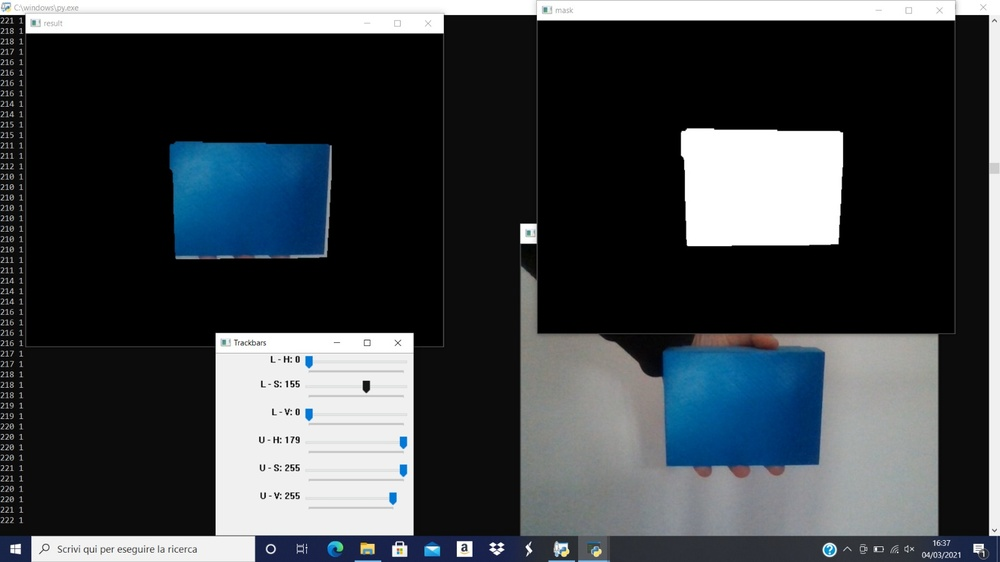
#> input picture codice/color_dect_blue.jpeg, 1000 x 562 px, shrunk from 1600 x 900 before the run, given in place of the camera
$ python prova_cv.py
#> lines starting #> are read from the running program, lines starting #| are printed output that depends on the picture; after the words box and inside, x2 and y2 are one past the last pixel; in counts of white or black regions, pixels touching at a corner belong together
import cv2
import numpy as np

kernel = np.ones((8 ,8), np.uint8)

def nothing(x):
    pass

cap = cv2.VideoCapture(0)       #utilizza cam di default (0)
cv2.namedWindow("Trackbars")
'''cap.set(3, 640)
cap.set(4, 480)'''
cap.set(10, 100)        #lucentezza della cam

cv2.createTrackbar("L - H", "Trackbars", 0, 179, nothing)
#> slider 'L - H' is set to 35
cv2.createTrackbar("L - S", "Trackbars", 0, 255, nothing)
#> slider 'L - S' is set to 51
cv2.createTrackbar("L - V", "Trackbars", 0, 255, nothing)
#> slider 'L - V' is set to 51
cv2.createTrackbar("U - H", "Trackbars", 179, 179, nothing)
cv2.createTrackbar("U - S", "Trackbars", 255, 255, nothing)
cv2.createTrackbar("U - V", "Trackbars", 255, 255, nothing)


'''    #min = [0, 0, 0]         max e min scala colori openCV
    #max = [180, 255, 255]
'''

while True:
    _, frame = cap.read()       # _ bool per vedere se la cattura dal frame dalla cam ha avuto successo o meno, img frame della cam
#> frame is the input picture: shape (562, 1000, 3); mean B, G, R 72.7, 68.5, 63.4
    frameFlip = cv2.flip(frame, 1)
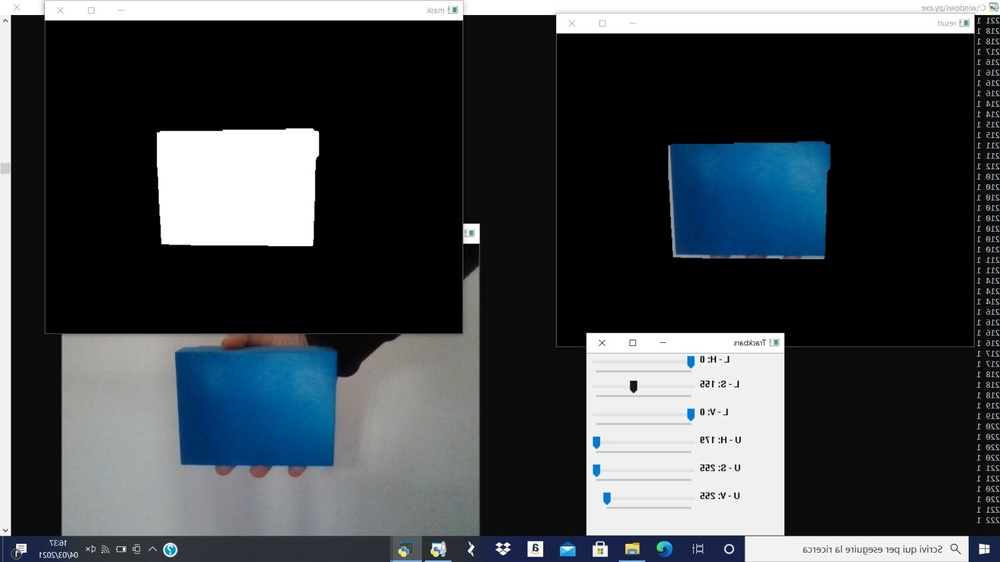
#> frameFlip: shape (562, 1000, 3); mean B, G, R 72.7, 68.5, 63.4
    hsv = cv2.cvtColor(frameFlip, cv2.COLOR_BGR2HSV)       #converto il frame da BGR in HSV    (H colore, S concentrazione colore, V lucentezza colore)
#> hsv: shape (562, 1000, 3); mean H, S, V 23.6, 25.5, 73.2


    l_h = cv2.getTrackbarPos("L - H", "Trackbars")
    l_s = cv2.getTrackbarPos("L - S", "Trackbars")
    l_v = cv2.getTrackbarPos("L - V", "Trackbars")
    u_h = cv2.getTrackbarPos("U - H", "Trackbars")
    u_s = cv2.getTrackbarPos("U - S", "Trackbars")
    u_v = cv2.getTrackbarPos("U - V", "Trackbars")

    lower_blue = np.array([l_h, l_s, l_v])
    upper_blue = np.array([u_h, u_s, u_v])
    mask = cv2.inRange(hsv, lower_blue, upper_blue)
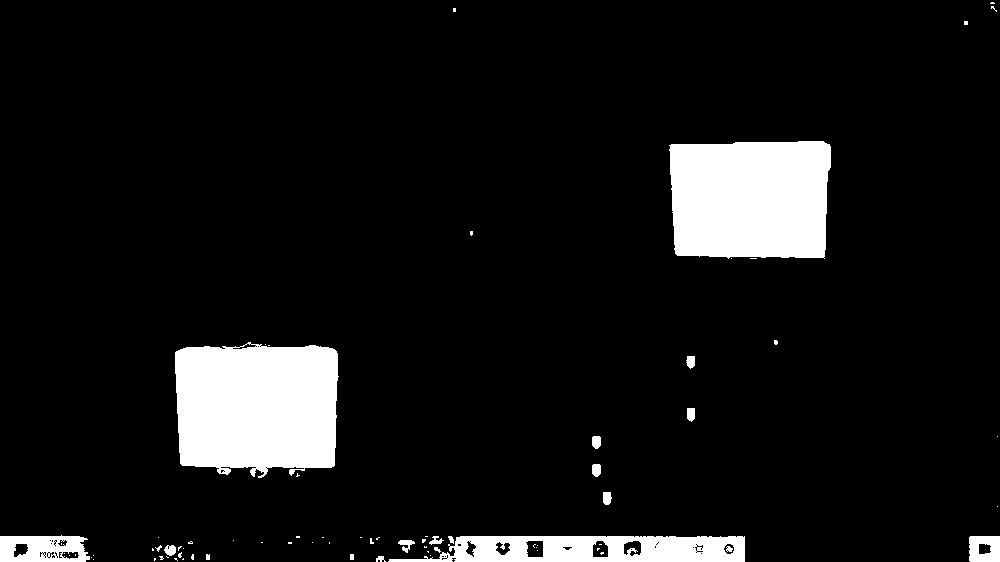
#> mask: shape (562, 1000); 8.5% white; 74 white regions (55 under 20 px), largest, box (x1, y1, x2, y2) and area: (175, 342, 339, 478) 19406, (669, 141, 831, 259) 17789, (388, 536, 745, 562) 6816

    mask = cv2.erode(mask, kernel, iterations=5)
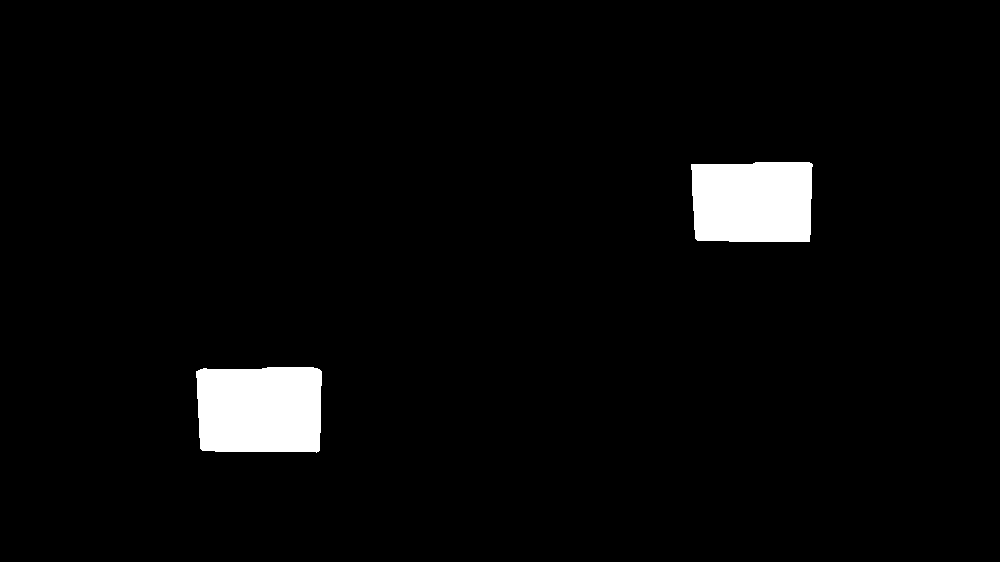
#> mask: shape (562, 1000); 3.5% white; 2 white regions, box (x1, y1, x2, y2) and area: (196, 367, 322, 453) 10278, (691, 162, 813, 242) 9307
    mask = cv2.dilate(mask, kernel, iterations=5)
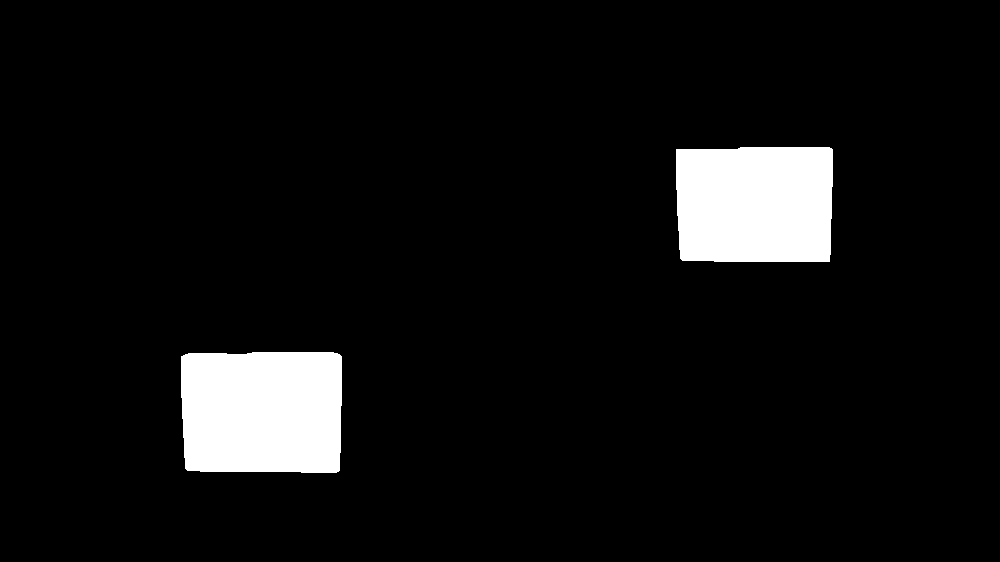
#> mask: shape (562, 1000); 6.5% white; 2 white regions, box (x1, y1, x2, y2) and area: (181, 352, 342, 473) 18958, (676, 147, 833, 262) 17602
    opening = cv2.morphologyEx(mask, cv2.MORPH_OPEN, kernel)
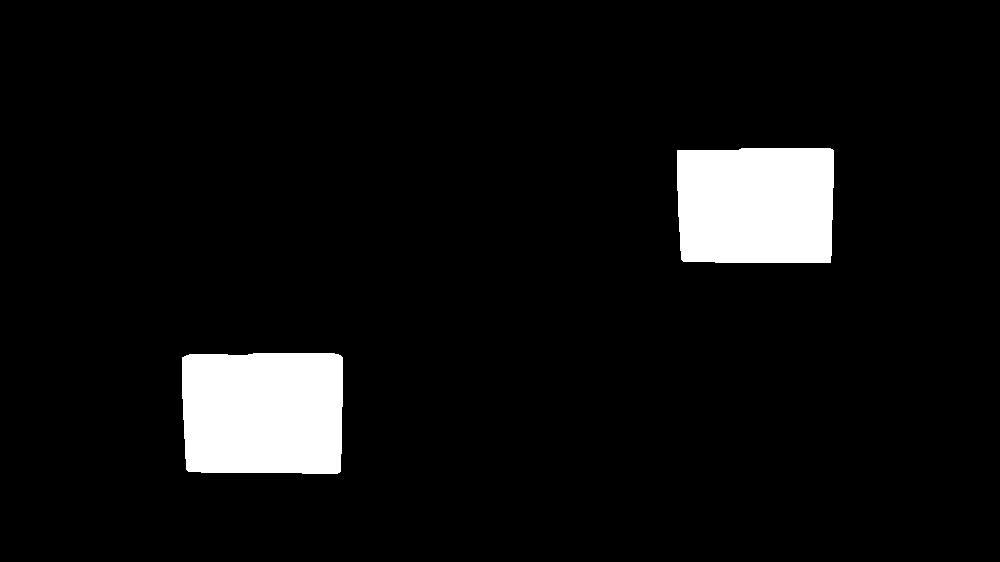
#> opening: shape (562, 1000); 6.5% white; 2 white regions, box (x1, y1, x2, y2) and area: (182, 353, 343, 474) 18958, (677, 148, 834, 263) 17602

    x, y, w, h = cv2.boundingRect(opening)
#> x = 182; y = 148; w = 652; h = 326

    print(x,"1")
#| 182 1

    result = cv2.bitwise_and(frameFlip, frameFlip, mask=mask)
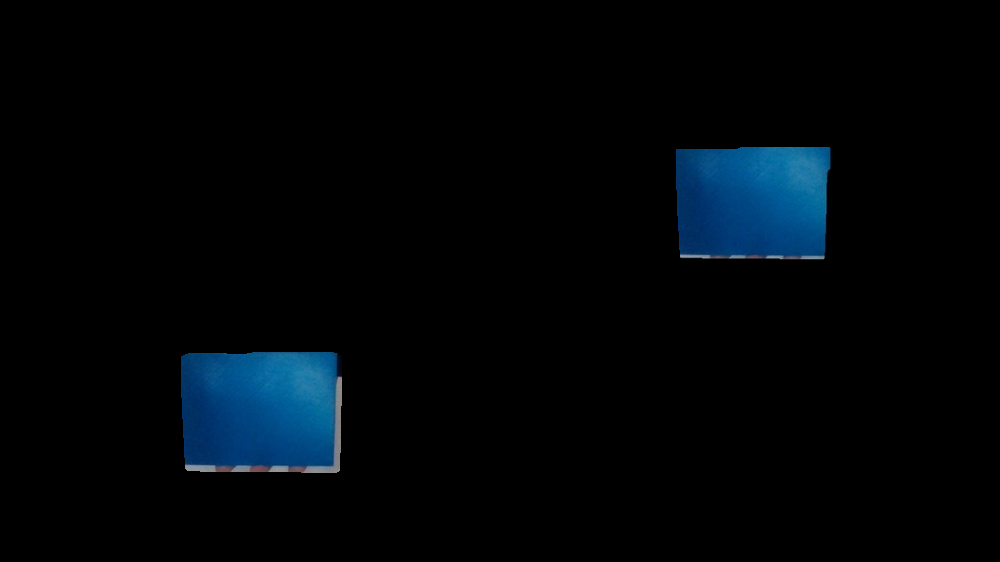
#> result: shape (562, 1000, 3); mean B, G, R 8.4, 5.1, 0.7

    cv2.imshow("frame", frameFlip)
    cv2.imshow("mask", mask)
    cv2.imshow("result", result)

    if cv2.waitKey(1) == 27:        #controllo se nel millisecondo è stato schiacciato esc (27) esce dal loop e chiude tutte le finestre
#> (key Esc is pressed here)
        break

cap.release()
cv2.destroyAllWindows()
